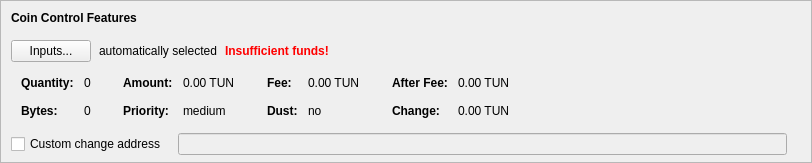
    <widget class="QFrame" name="frameCoinControl">
     <property name="sizePolicy">
      <sizepolicy hsizetype="Expanding" vsizetype="Expanding">
       <horstretch>0</horstretch>
       <verstretch>0</verstretch>
      </sizepolicy>
     </property>
     <property name="maximumSize">
      <size>
       <width>16777215</width>
       <height>16777215</height>
      </size>
     </property>
     <property name="frameShape">
      <enum>QFrame::StyledPanel</enum>
     </property>
     <property name="frameShadow">
      <enum>QFrame::Sunken</enum>
     </property>
     <layout class="QVBoxLayout" name="verticalLayoutCoinControl2">
      <property name="spacing">
       <number>0</number>
      </property>
      <property name="leftMargin">
       <number>0</number>
      </property>
      <property name="topMargin">
       <number>0</number>
      </property>
      <property name="rightMargin">
       <number>0</number>
      </property>
      <property name="bottomMargin">
       <number>6</number>
      </property>
      <item>
       <layout class="QVBoxLayout" name="verticalLayoutCoinControl" stretch="0,0,0,0,1">
        <property name="spacing">
         <number>0</number>
        </property>
        <property name="leftMargin">
         <number>10</number>
        </property>
        <property name="topMargin">
         <number>10</number>
        </property>
        <item>
         <layout class="QHBoxLayout" name="horizontalLayoutCoinControl1">
          <property name="bottomMargin">
           <number>15</number>
          </property>
          <item>
           <widget class="QLabel" name="labelCoinControlFeatures">
            <property name="sizePolicy">
             <sizepolicy hsizetype="Preferred" vsizetype="Maximum">
              <horstretch>0</horstretch>
              <verstretch>0</verstretch>
             </sizepolicy>
            </property>
            <property name="font">
             <font>
              <weight>75</weight>
              <bold>true</bold>
             </font>
            </property>
            <property name="styleSheet">
             <string notr="true">font-weight:bold;</string>
            </property>
            <property name="text">
             <string>Coin Control Features</string>
            </property>
           </widget>
          </item>
         </layout>
        </item>
        <item>
         <layout class="QHBoxLayout" name="horizontalLayoutCoinControl2" stretch="0,0,0,0">
          <property name="spacing">
           <number>8</number>
          </property>
          <property name="bottomMargin">
           <number>10</number>
          </property>
          <item>
           <widget class="QPushButton" name="pushButtonCoinControl">
            <property name="styleSheet">
             <string notr="true"/>
            </property>
            <property name="text">
             <string>Inputs...</string>
            </property>
            <property name="autoDefault">
             <bool>false</bool>
            </property>
           </widget>
          </item>
          <item>
           <widget class="QLabel" name="labelCoinControlAutomaticallySelected">
            <property name="text">
             <string>automatically selected</string>
            </property>
            <property name="margin">
             <number>5</number>
            </property>
           </widget>
          </item>
          <item>
           <widget class="QLabel" name="labelCoinControlInsuffFunds">
            <property name="font">
             <font>
              <weight>75</weight>
              <bold>true</bold>
             </font>
            </property>
            <property name="styleSheet">
             <string notr="true">color:red;font-weight:bold;</string>
            </property>
            <property name="text">
             <string>Insufficient funds!</string>
            </property>
            <property name="margin">
             <number>5</number>
            </property>
           </widget>
          </item>
          <item>
           <spacer name="horizontalSpacerCoinControl">
            <property name="orientation">
             <enum>Qt::Horizontal</enum>
            </property>
            <property name="sizeHint" stdset="0">
             <size>
              <width>40</width>
              <height>1</height>
             </size>
            </property>
           </spacer>
          </item>
         </layout>
        </item>
        <item>
         <widget class="QWidget" name="widgetCoinControl" native="true">
          <property name="sizePolicy">
           <sizepolicy hsizetype="Preferred" vsizetype="Preferred">
            <horstretch>0</horstretch>
            <verstretch>0</verstretch>
           </sizepolicy>
          </property>
          <property name="minimumSize">
           <size>
            <width>0</width>
            <height>0</height>
           </size>
          </property>
          <property name="styleSheet">
           <string notr="true"/>
          </property>
          <layout class="QHBoxLayout" name="horizontalLayoutCoinControl5">
           <property name="leftMargin">
            <number>0</number>
           </property>
           <property name="topMargin">
            <number>0</number>
           </property>
           <property name="rightMargin">
            <number>0</number>
           </property>
           <property name="bottomMargin">
            <number>0</number>
           </property>
           <item>
            <layout class="QHBoxLayout" name="horizontalLayoutCoinControl3" stretch="0,0,0,1">
             <property name="spacing">
              <number>20</number>
             </property>
             <property name="topMargin">
              <number>0</number>
             </property>
             <property name="bottomMargin">
              <number>10</number>
             </property>
             <item>
              <layout class="QFormLayout" name="formLayoutCoinControl1">
               <property name="horizontalSpacing">
                <number>10</number>
               </property>
               <property name="verticalSpacing">
                <number>14</number>
               </property>
               <property name="leftMargin">
                <number>10</number>
               </property>
               <property name="topMargin">
                <number>4</number>
               </property>
               <property name="rightMargin">
                <number>6</number>
               </property>
               <item row="0" column="0">
                <widget class="QLabel" name="labelCoinControlQuantityText">
                 <property name="font">
                  <font>
                   <weight>75</weight>
                   <bold>true</bold>
                  </font>
                 </property>
                 <property name="text">
                  <string>Quantity:</string>
                 </property>
                 <property name="margin">
                  <number>0</number>
                 </property>
                </widget>
               </item>
               <item row="0" column="1">
                <widget class="QLabel" name="labelCoinControlQuantity">
                 <property name="cursor">
                  <cursorShape>IBeamCursor</cursorShape>
                 </property>
                 <property name="contextMenuPolicy">
                  <enum>Qt::ActionsContextMenu</enum>
                 </property>
                 <property name="text">
                  <string notr="true">0</string>
                 </property>
                 <property name="margin">
                  <number>0</number>
                 </property>
                 <property name="textInteractionFlags">
                  <set>Qt::LinksAccessibleByMouse|Qt::TextSelectableByKeyboard|Qt::TextSelectableByMouse</set>
                 </property>
                </widget>
               </item>
               <item row="1" column="0">
                <widget class="QLabel" name="labelCoinControlBytesText">
                 <property name="font">
                  <font>
                   <weight>75</weight>
                   <bold>true</bold>
                  </font>
                 </property>
                 <property name="text">
                  <string>Bytes:</string>
                 </property>
                </widget>
               </item>
               <item row="1" column="1">
                <widget class="QLabel" name="labelCoinControlBytes">
                 <property name="cursor">
                  <cursorShape>IBeamCursor</cursorShape>
                 </property>
                 <property name="contextMenuPolicy">
                  <enum>Qt::ActionsContextMenu</enum>
                 </property>
                 <property name="text">
                  <string notr="true">0</string>
                 </property>
                 <property name="textInteractionFlags">
                  <set>Qt::LinksAccessibleByMouse|Qt::TextSelectableByKeyboard|Qt::TextSelectableByMouse</set>
                 </property>
                </widget>
               </item>
              </layout>
             </item>
             <item>
              <layout class="QFormLayout" name="formLayoutCoinControl2">
               <property name="horizontalSpacing">
                <number>10</number>
               </property>
               <property name="verticalSpacing">
                <number>14</number>
               </property>
               <property name="leftMargin">
                <number>6</number>
               </property>
               <property name="topMargin">
                <number>4</number>
               </property>
               <property name="rightMargin">
                <number>6</number>
               </property>
               <item row="0" column="0">
                <widget class="QLabel" name="labelCoinControlAmountText">
                 <property name="font">
                  <font>
                   <weight>75</weight>
                   <bold>true</bold>
                  </font>
                 </property>
                 <property name="text">
                  <string>Amount:</string>
                 </property>
                 <property name="margin">
                  <number>0</number>
                 </property>
                </widget>
               </item>
               <item row="0" column="1">
                <widget class="QLabel" name="labelCoinControlAmount">
                 <property name="cursor">
                  <cursorShape>IBeamCursor</cursorShape>
                 </property>
                 <property name="contextMenuPolicy">
                  <enum>Qt::ActionsContextMenu</enum>
                 </property>
                 <property name="text">
                  <string notr="true">0.00 TUN</string>
                 </property>
                 <property name="textInteractionFlags">
                  <set>Qt::LinksAccessibleByMouse|Qt::TextSelectableByKeyboard|Qt::TextSelectableByMouse</set>
                 </property>
                </widget>
               </item>
               <item row="1" column="0">
                <widget class="QLabel" name="labelCoinControlPriorityText">
                 <property name="font">
                  <font>
                   <weight>75</weight>
                   <bold>true</bold>
                  </font>
                 </property>
                 <property name="text">
                  <string>Priority:</string>
                 </property>
                </widget>
               </item>
               <item row="1" column="1">
                <widget class="QLabel" name="labelCoinControlPriority">
                 <property name="cursor">
                  <cursorShape>IBeamCursor</cursorShape>
                 </property>
                 <property name="contextMenuPolicy">
                  <enum>Qt::ActionsContextMenu</enum>
                 </property>
                 <property name="text">
                  <string>medium</string>
                 </property>
                 <property name="textInteractionFlags">
                  <set>Qt::LinksAccessibleByMouse|Qt::TextSelectableByKeyboard|Qt::TextSelectableByMouse</set>
                 </property>
                </widget>
               </item>
              </layout>
             </item>
             <item>
              <layout class="QFormLayout" name="formLayoutCoinControl3">
               <property name="horizontalSpacing">
                <number>10</number>
               </property>
               <property name="verticalSpacing">
                <number>14</number>
               </property>
               <property name="leftMargin">
                <number>6</number>
               </property>
               <property name="topMargin">
                <number>4</number>
               </property>
               <property name="rightMargin">
                <number>6</number>
               </property>
               <item row="0" column="0">
                <widget class="QLabel" name="labelCoinControlFeeText">
                 <property name="font">
                  <font>
                   <weight>75</weight>
                   <bold>true</bold>
                  </font>
                 </property>
                 <property name="text">
                  <string>Fee:</string>
                 </property>
                 <property name="margin">
                  <number>0</number>
                 </property>
                </widget>
               </item>
               <item row="0" column="1">
                <widget class="QLabel" name="labelCoinControlFee">
                 <property name="cursor">
                  <cursorShape>IBeamCursor</cursorShape>
                 </property>
                 <property name="contextMenuPolicy">
                  <enum>Qt::ActionsContextMenu</enum>
                 </property>
                 <property name="text">
                  <string notr="true">0.00 TUN</string>
                 </property>
                 <property name="textInteractionFlags">
                  <set>Qt::LinksAccessibleByMouse|Qt::TextSelectableByKeyboard|Qt::TextSelectableByMouse</set>
                 </property>
                </widget>
               </item>
               <item row="1" column="0">
                <widget class="QLabel" name="labelCoinControlLowOutputText">
                 <property name="font">
                  <font>
                   <weight>75</weight>
                   <bold>true</bold>
                  </font>
                 </property>
                 <property name="text">
                  <string>Dust:</string>
                 </property>
                </widget>
               </item>
               <item row="1" column="1">
                <widget class="QLabel" name="labelCoinControlLowOutput">
                 <property name="cursor">
                  <cursorShape>IBeamCursor</cursorShape>
                 </property>
                 <property name="contextMenuPolicy">
                  <enum>Qt::ActionsContextMenu</enum>
                 </property>
                 <property name="text">
                  <string>no</string>
                 </property>
                 <property name="textInteractionFlags">
                  <set>Qt::LinksAccessibleByMouse|Qt::TextSelectableByKeyboard|Qt::TextSelectableByMouse</set>
                 </property>
                </widget>
               </item>
              </layout>
             </item>
             <item>
              <layout class="QFormLayout" name="formLayoutCoinControl4">
               <property name="horizontalSpacing">
                <number>10</number>
               </property>
               <property name="verticalSpacing">
                <number>14</number>
               </property>
               <property name="leftMargin">
                <number>6</number>
               </property>
               <property name="topMargin">
                <number>4</number>
               </property>
               <property name="rightMargin">
                <number>6</number>
               </property>
               <item row="0" column="0">
                <widget class="QLabel" name="labelCoinControlAfterFeeText">
                 <property name="font">
                  <font>
                   <weight>75</weight>
                   <bold>true</bold>
                  </font>
                 </property>
                 <property name="text">
                  <string>After Fee:</string>
                 </property>
                 <property name="margin">
                  <number>0</number>
                 </property>
                </widget>
               </item>
               <item row="0" column="1">
                <widget class="QLabel" name="labelCoinControlAfterFee">
                 <property name="cursor">
                  <cursorShape>IBeamCursor</cursorShape>
                 </property>
                 <property name="contextMenuPolicy">
                  <enum>Qt::ActionsContextMenu</enum>
                 </property>
                 <property name="text">
                  <string notr="true">0.00 TUN</string>
                 </property>
                 <property name="textInteractionFlags">
                  <set>Qt::LinksAccessibleByMouse|Qt::TextSelectableByKeyboard|Qt::TextSelectableByMouse</set>
                 </property>
                </widget>
               </item>
               <item row="1" column="0">
                <widget class="QLabel" name="labelCoinControlChangeText">
                 <property name="font">
                  <font>
                   <weight>75</weight>
                   <bold>true</bold>
                  </font>
                 </property>
                 <property name="text">
                  <string>Change:</string>
                 </property>
                </widget>
               </item>
               <item row="1" column="1">
                <widget class="QLabel" name="labelCoinControlChange">
                 <property name="cursor">
                  <cursorShape>IBeamCursor</cursorShape>
                 </property>
                 <property name="contextMenuPolicy">
                  <enum>Qt::ActionsContextMenu</enum>
                 </property>
                 <property name="text">
                  <string notr="true">0.00 TUN</string>
                 </property>
                 <property name="textInteractionFlags">
                  <set>Qt::LinksAccessibleByMouse|Qt::TextSelectableByKeyboard|Qt::TextSelectableByMouse</set>
                 </property>
                </widget>
               </item>
              </layout>
             </item>
            </layout>
           </item>
          </layout>
         </widget>
        </item>
        <item>
         <layout class="QHBoxLayout" name="horizontalLayoutCoinControl4" stretch="0,0,0">
          <property name="spacing">
           <number>12</number>
          </property>
          <property name="sizeConstraint">
           <enum>QLayout::SetDefaultConstraint</enum>
          </property>
          <property name="topMargin">
           <number>5</number>
          </property>
          <property name="rightMargin">
           <number>5</number>
          </property>
          <item>
           <widget class="QCheckBox" name="checkBoxCoinControlChange">
            <property name="toolTip">
             <string>If this is activated, but the change address is empty or invalid, change will be sent to a newly generated address.</string>
            </property>
            <property name="text">
             <string>Custom change address</string>
            </property>
           </widget>
          </item>
          <item>
           <widget class="QValidatedLineEdit" name="lineEditCoinControlChange">
            <property name="enabled">
             <bool>false</bool>
            </property>
            <property name="sizePolicy">
             <sizepolicy hsizetype="Expanding" vsizetype="Fixed">
              <horstretch>0</horstretch>
              <verstretch>0</verstretch>
             </sizepolicy>
            </property>
           </widget>
          </item>
          <item>
           <widget class="QLabel" name="labelCoinControlChangeLabel">
            <property name="sizePolicy">
             <sizepolicy hsizetype="Preferred" vsizetype="Expanding">
              <horstretch>0</horstretch>
              <verstretch>0</verstretch>
             </sizepolicy>
            </property>
            <property name="minimumSize">
             <size>
              <width>0</width>
              <height>0</height>
             </size>
            </property>
            <property name="text">
             <string/>
            </property>
            <property name="margin">
             <number>3</number>
            </property>
           </widget>
          </item>
         </layout>
        </item>
        <item>
         <spacer name="verticalSpacerCoinControl">
          <property name="orientation">
           <enum>Qt::Vertical</enum>
          </property>
          <property name="sizeHint" stdset="0">
           <size>
            <width>800</width>
            <height>1</height>
           </size>
          </property>
         </spacer>
        </item>
       </layout>
      </item>
     </layout>
    </widget>
